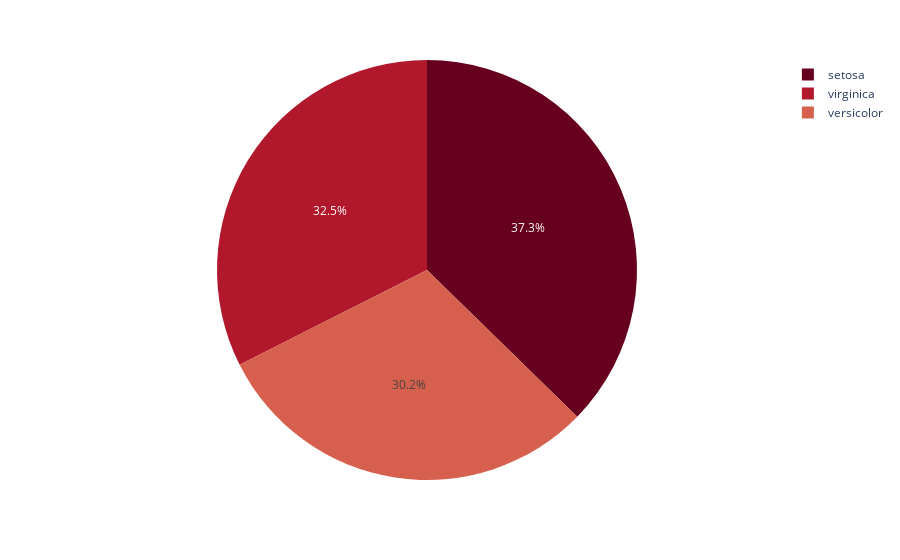

Notebook cell for this chart:
### Code cell
import plotly.express as px

# Loading the iris dataset
df = px.data.iris()

fig = px.pie(df, values="sepal_width",
			names="species", 
			color_discrete_sequence=px.colors.sequential.RdBu)
fig.show()

### Figure 1 — Plotly figure (JSON) as saved in the notebook; plotly's stock layout.template omitted (floating-point values rounded to 4 significant figures; data arrays with more than 128 entries replaced by an {"elided": "..."} marker saying what was removed)
{"data": [{"domain": {"x": [0, 1], "y": [0, 1]}, "hovertemplate": "species=%{label}<br>sepal_width=%{value}<extra></extra>", "labels": {"elided": "150 str values"}, "legendgroup": "", "name": "", "showlegend": true, "type": "pie", "values": {"elided": "150 float values"}}], "layout": {"legend": {"tracegroupgap": 0}, "margin": {"t": 60}, "piecolorway": ["rgb(103,0,31)", "rgb(178,24,43)", "rgb(214,96,77)", "rgb(244,165,130)", "rgb(253,219,199)", "rgb(247,247,247)", "rgb(209,229,240)", "rgb(146,197,222)", "rgb(67,147,195)", "rgb(33,102,172)", "rgb(5,48,97)"]}}
